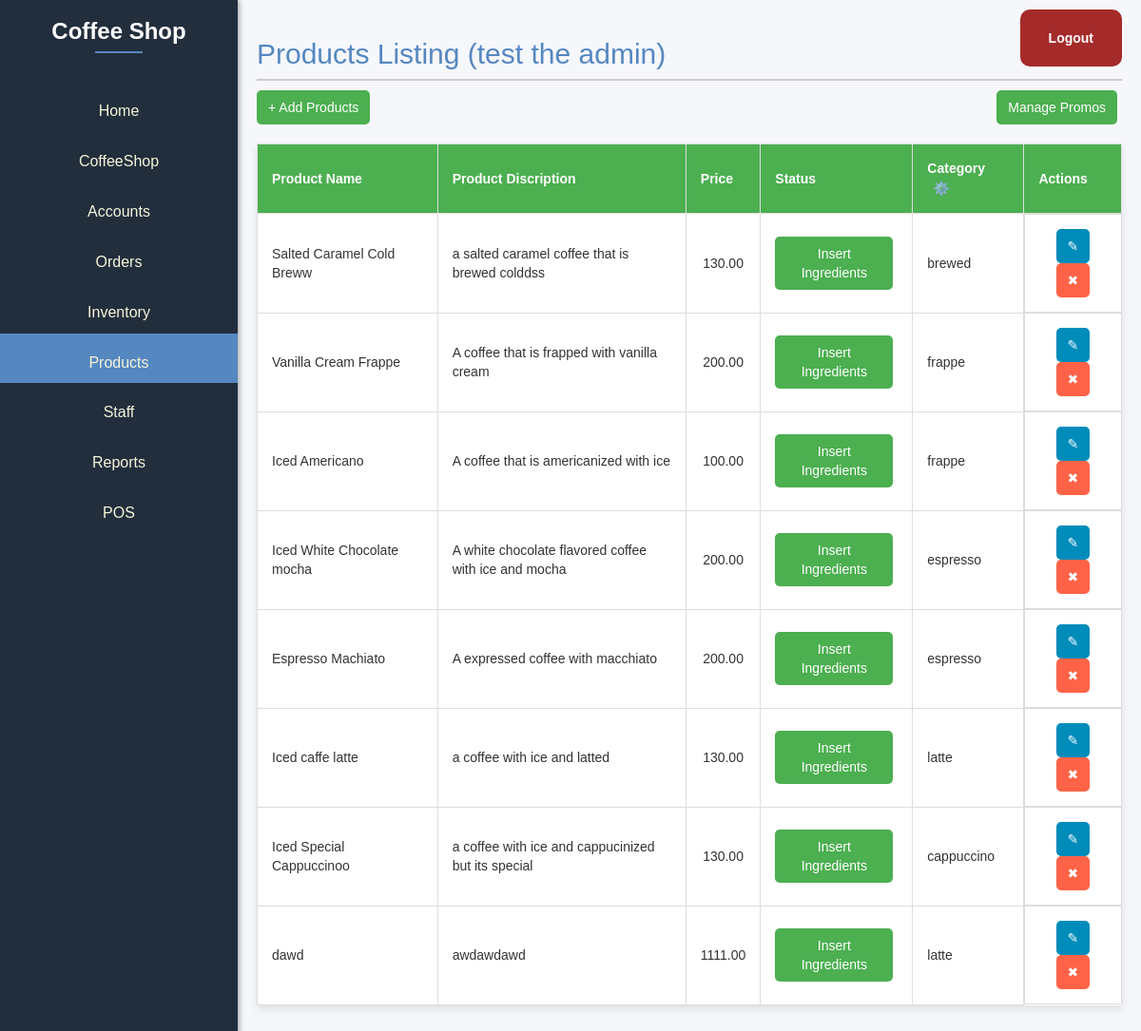
The page /Dashboard/Products.php (signed in) on the database as committed earlier.
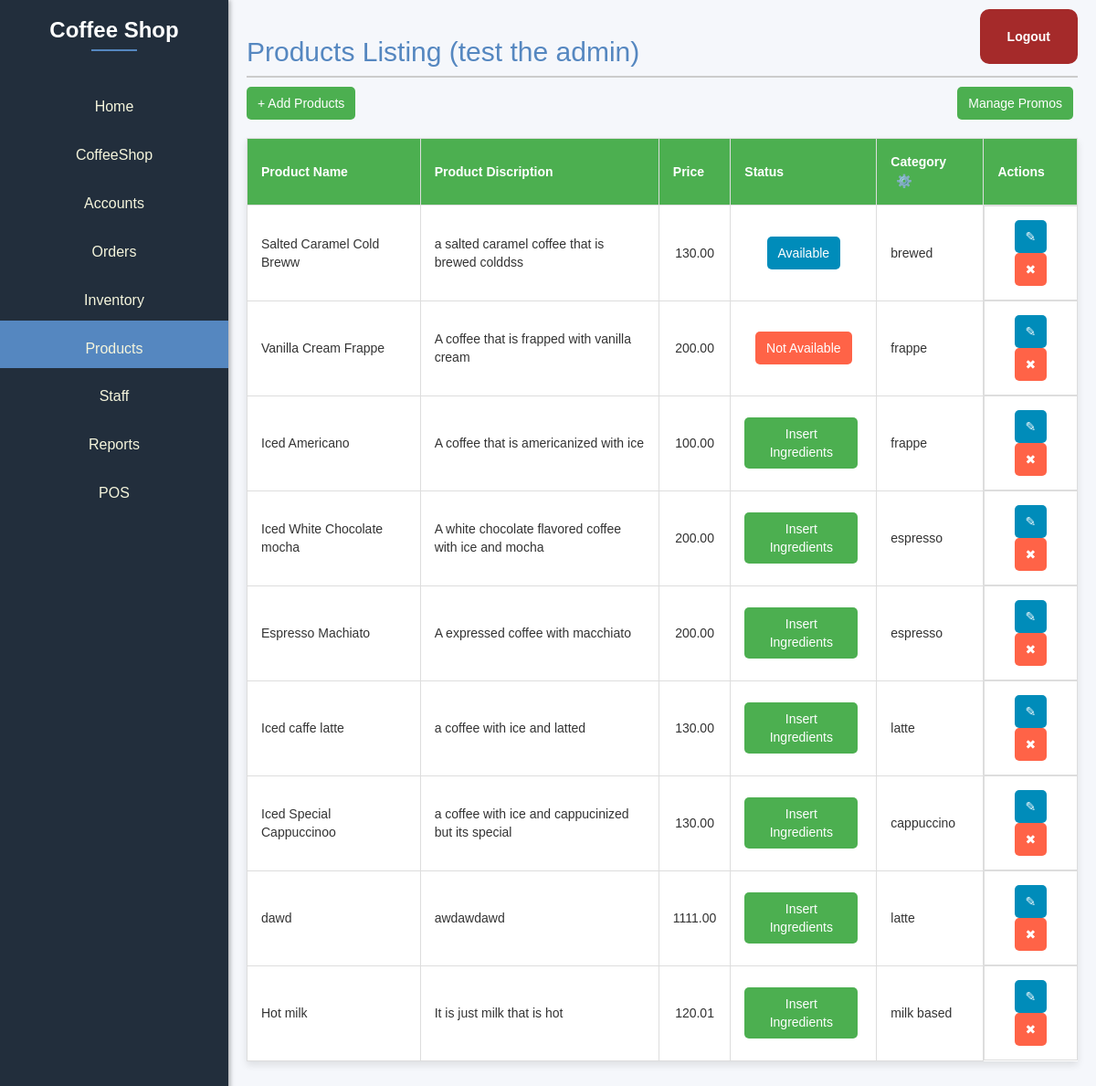
The same page on the database as committed later.
### tables this page shows
CREATE TABLE `tblproducts` (
  `product_id` int(11) NOT NULL,
  `product_name` varchar(255) NOT NULL,
  `product_description` text DEFAULT NULL,
  `price` decimal(10,2) NOT NULL,
  `image` varchar(255) DEFAULT NULL,
  `status` varchar(20) DEFAULT NULL,
  `category` varchar(50) DEFAULT NULL
);

### public/Dashboard/Products.php (the view, shortened to what the changed rows need)
<?php
$servername = "127.0.0.1";
$user = "root";
$pass = "";
$dbname = "coffeeshop_db";
try {
    $pdo = new PDO("mysql:host=$servername;dbname=$dbname", $user, $pass);
    $pdo->setAttribute(PDO::ATTR_ERRMODE, PDO::ERRMODE_EXCEPTION);
} catch (PDOException $e) {
    die("Database connection failed: " . $e->getMessage());
}
$sql = "SELECT * FROM tblproducts";
$statement = $pdo->prepare($sql);
$statement->execute();
$productsData = $statement->fetchAll(PDO::FETCH_ASSOC);
?>
<!DOCTYPE html>
<html lang="en">
<head>
    <link rel="stylesheet" href="https://maxcdn.bootstrapcdn.com/font-awesome/4.7.0/css/font-awesome.min.css">
    <link rel="stylesheet" href="https://maxcdn.bootstrapcdn.com/bootstrap/3.3.7/css/bootstrap.min.css">
    <link rel="stylesheet" href="dashboard.css" />
</head>
<body>
    <div class="dashboard">
        <div class="sidebar">
            <h1>Coffee Shop</h1>
        </div>
        <div class="content">
            <h2>Products Listing
                <?php echo " (" . $_SESSION['username'] . " the " . $_SESSION['position'] . ") " ?>
            </h2>
            <div>
                <table>
                    <thead>
                        <tr>
                            <th>Product Name</th>
                            <th>Product Discription</th>
                            <th>Price</th>
                            <th>Status</th>
                            <th>Category<button type="button" id="categoryProduct" onclick="toggleForm()" style="background-color:transparent; border:none; padding:none;">⚙️</button>
                            </th>
                            <th>Actions</th>
                        </tr>
                    </thead>
                    <tbody>
                        <?php foreach ($productsData as $products) : ?>
                            <tr>
                                <td>
                                    <?= $products['product_name'] ?>
                                </td>
                                <td>
                                    <?= $products['product_description'] ?>
                                </td>
                                <td style="text-align:center;">
                                    <?= $products['price'] ?>
                                </td>
                                <?php if ($products['status'] == NULL) : ?>
                                    <td style="text-align:center;">
                                        <button type="button" class="button add-button" onclick="toggleIngredientForm('ingredientsForm<?= $products['product_id'] ?>')">Insert
                                            Ingredients</button>
                                    </td>
                                <?php else : ?>
                                    <td style="text-align:center;">
                                        <?php if ($products['status'] == "Available") : ?>
                                            <button type="button" class="button edit-button" onclick="toggleIngredientsList('ingredientsList<?= $products['product_id'] ?>')">
                                                <?= $products['status'] ?>
                                            </button>
                                        <?php else : ?>
                                            <button type="button" class="button delete-button" onclick="toggleIngredientsList('ingredientsList<?= $products['product_id'] ?>')">
                                                <?= $products['status'] ?>
                                            </button>
                                        <?php endif; ?>
                                    </td>
                                <?php endif; ?>
                                <td>
                                    <?= $products['category'] ?>
                                </td>
                                <td class="action-buttons" style="text-align:center;">
                                    <form method="post" action="" class="button-form">
                                        <button type="button" class="button edit-button" onclick="toggleEditFormy('editForm<?= $products['product_id'] ?>')">✎</button>
                                        <button type="submit" name="submit_delete" class="button delete-button">✖</button>
                                    </form>
                                </td>
                            </tr>
                        <?php endforeach; ?>
                    </tbody>
                </table>
            </div>
            <br><br>
        </div>
    </div>
</body>
</html>

Rows that differ between the two databases and show on the page:
changed tblproducts "Salted Caramel Cold Breww": status (not shown) → "Available"; no longer shows "Insert Ingredients"
changed tblproducts "Vanilla Cream Frappe": status (not shown) → "Not Available"; no longer shows "Insert Ingredients"
added tblproducts: product_name "Hot milk", product_description "It is just milk that is hot", price "120.01", category "milk based"
